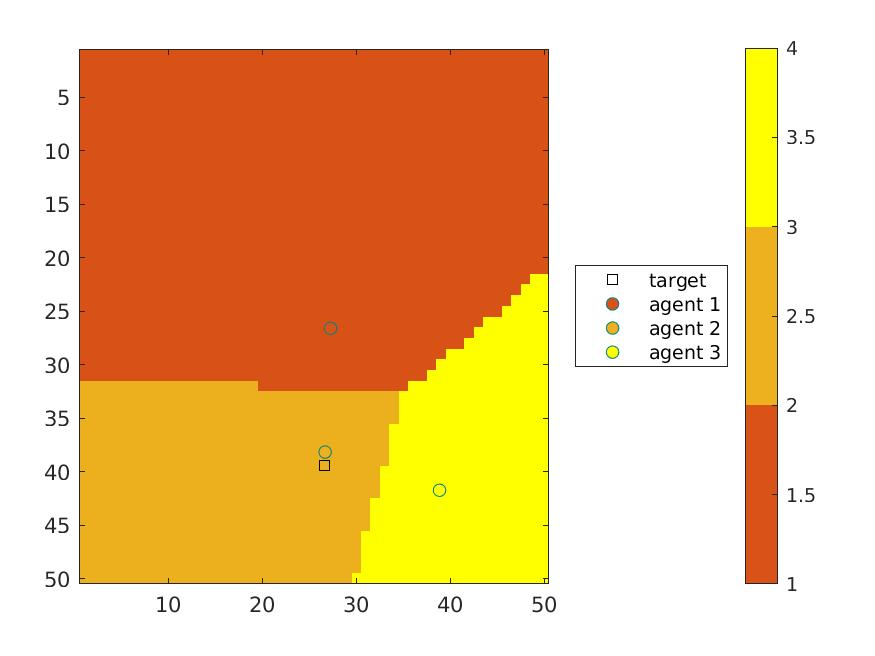
#> input picture result/result_11.jpg, 875 x 656 px; its folder holds 4 pictures in this run
$ python to_gif.py
#> lines starting #> are read from the running program, lines starting #| are printed output that depends on the picture
import glob
from PIL import Image

# filepaths
fp_in = "result_*.jpg"
fp_out = "result.gif"

# https://pillow.readthedocs.io/en/stable/handbook/image-file-formats.html#gif
imgs = (Image.open(f) for f in sorted(glob.glob(fp_in)))
#> further down, img is the input picture: PIL image 875x656 RGB; mean R, G, B 239.3, 196.3, 143.5
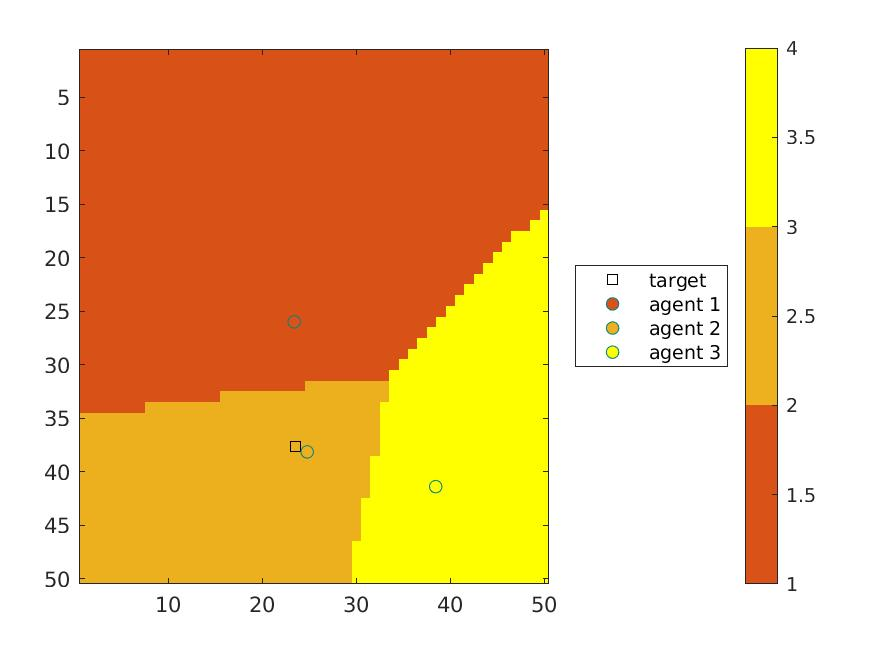
#> input picture result/result_13.jpg, 875 x 656 px
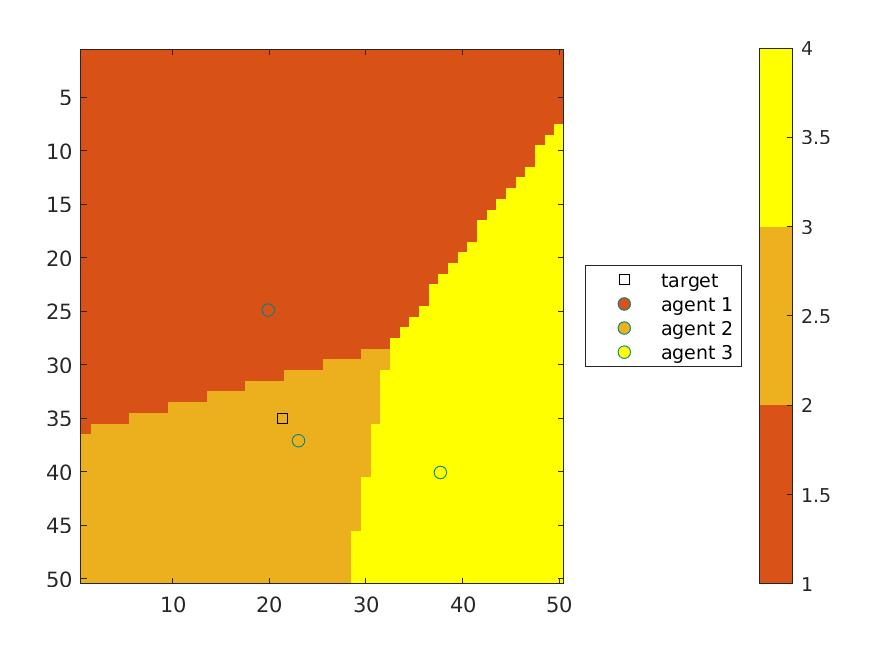
#> input picture result/result_15.jpg, 891 x 656 px
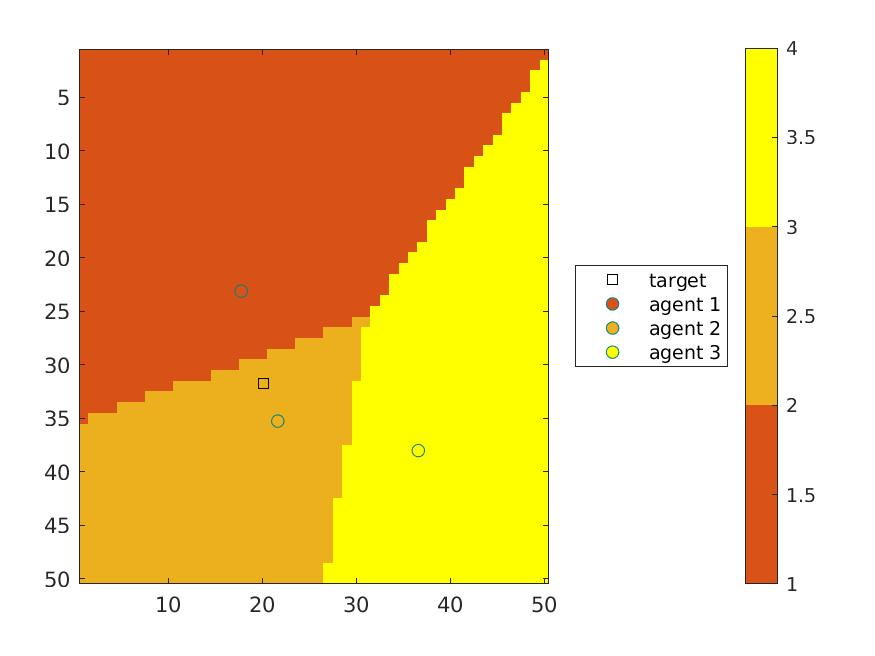
#> input picture result/result_17.jpg, 875 x 656 px
img = next(imgs)  # extract first image from iterator
img.save(fp=fp_out, format='GIF', append_images=imgs,
         save_all=True, duration=200, loop=0)
